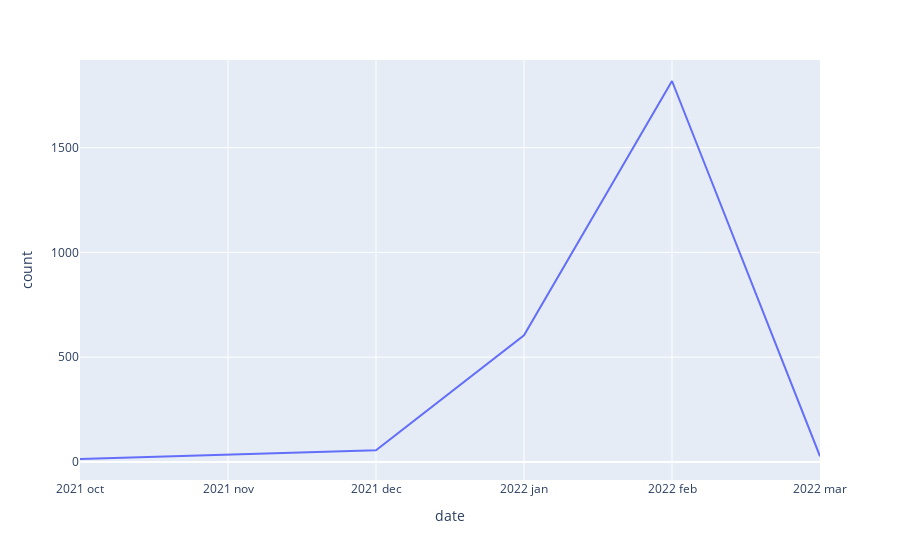

Notebook source saved alongside this figure:
### Code cell
fig = px.line(df, x='date', y="count")
fig.show()

### Figure 1 — Plotly figure (JSON) as saved in the notebook; plotly's stock layout.template omitted (floating-point values rounded to 4 significant figures)
{"data": [{"hovertemplate": "date=%{x}<br>count=%{y}<extra></extra>", "legendgroup": "", "line": {"color": "#636efa", "dash": "solid"}, "marker": {"symbol": "circle"}, "mode": "lines", "name": "", "orientation": "v", "showlegend": false, "x": ["2021 oct", "2021 nov", "2021 dec", "2022 jan", "2022 feb", "2022 mar"], "xaxis": "x", "y": [14, 36, 56, 604, 1818, 27], "yaxis": "y", "type": "scatter"}], "layout": {"xaxis": {"anchor": "y", "domain": [0.0, 1.0], "title": {"text": "date"}}, "yaxis": {"anchor": "x", "domain": [0.0, 1.0], "title": {"text": "count"}}, "legend": {"tracegroupgap": 0}, "margin": {"t": 60}}}
